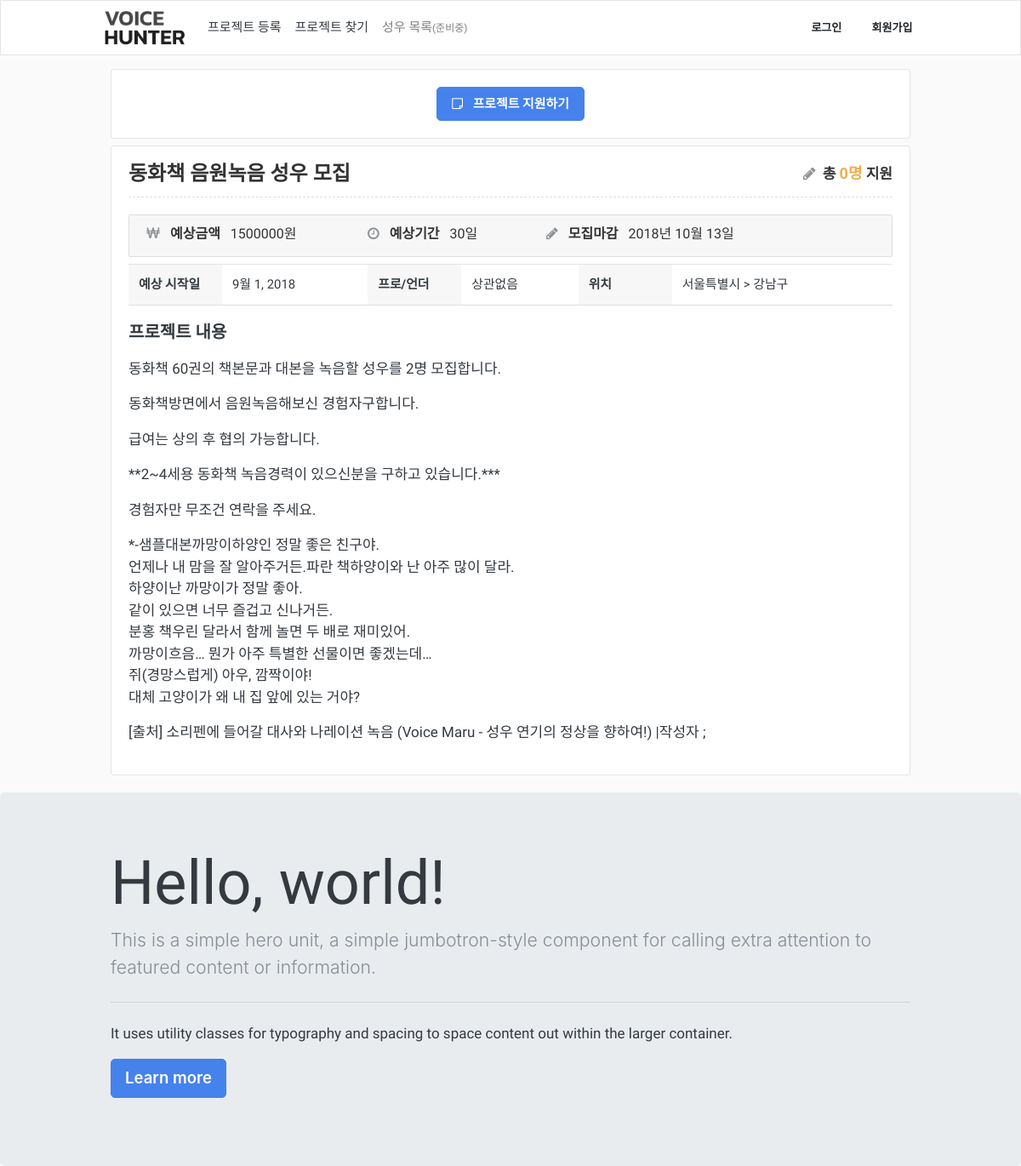
The page /2/project/2 on the database its author committed.
### App/models.py (models this page shows, shortened)
class Project(models.Model):
    class Meta:
        verbose_name_plural = "   프로젝트 테이블"
        ordering = ["-id"]
    TYPE_CHOICES = (
        ('pro', '프로'),
        ('under', '언더'),
        ('both', '상관없음')
    )
    GENDER_CHOICES = (
        ('male', '남자'),
        ('female', '여자'),
        ('both', '성별무관')
    )
    user = models.ForeignKey(User, on_delete=models.CASCADE, verbose_name='유저')
    title = models.CharField(max_length=100, verbose_name='프로젝트 명')
    type = models.CharField(max_length=10, choices=TYPE_CHOICES, verbose_name='성우타입')
    gender = models.CharField(max_length=10, choices=GENDER_CHOICES, verbose_name='성별')
    cost = models.PositiveIntegerField(verbose_name='예상금액')
    period = models.PositiveIntegerField(verbose_name='예상기간')
    deadline = models.DateField(verbose_name='마감기간')
    contant = models.TextField(verbose_name='프로젝트 내용')
    start_at = models.DateField(verbose_name='예상 시작일')
    gugun = models.ForeignKey(Gugun, on_delete=models.CASCADE, verbose_name='위치')
    created_at = models.DateTimeField(auto_now_add=True, verbose_name='등록일자')

class Gugun(models.Model):
    class Meta:
        verbose_name_plural = " 구/군 테이블"
    sido = models.ForeignKey(Sido, on_delete=models.CASCADE, verbose_name='시/도')
    gugun = models.CharField(max_length=10, verbose_name='구/군')
    def __str__(self):
        return str(self.gugun)

class Sido(models.Model):
    class Meta:
        verbose_name_plural = " 시/도 테이블"
    sido = models.CharField(max_length=10, verbose_name='시/도')
    def __str__(self):
        return str(self.sido)

### App/views.py (the view)
# urls.py: path('/project/<int:pk>', ProjectDetailPage, name='detail-projects'),
def ProjectDetailPage(request, pk, lang='ko'):
    translation.activate(lang)
    project = Project.objects.get(pk=pk)
    item = {}
    item['project'] = project
    item['apply'] = len(ProjectApply.objects.filter(project=project))
    item['tags'] = ProjectTag.objects.filter(project=project)[:6]
    return render(request, 'ProjectDetail/ProjectDetailPage.html', {
        'lang': lang,
        'item':item,
    })

### templates/ProjectDetail/ProjectDetailPage.html
{% extends "Base/Base.html" %}
{% load static %}
{% load humanize %}
{% block content %}
<link rel="stylesheet" type="text/css" href="{% static 'ProjectDetail/css/style.css' %}">
<div class="container">
	{% include './Apply.html' %}
	<div class="row mt-1">
		<div class="col-12">
			<div class="card item bg-light mb-1">
				<div class="card-body">
					<div class="header-text project-detail-header">
						<span>{{ item.project.title }}</span>
						<span class="applicant-count pull-right">
							<i class="fa fa-pencil mr-1" style="margin-right: 5px;"></i>
							총 <span class="applicant-num">{{ item.apply }}명</span> 지원
						</span>
					</div>
					<div class="summary">
						<div class="project-detail-basic-info">
							<div class="budget">
								<strong class="mr-2">
									<i class="fa fa-krw"></i>
									<span class="title">예상금액 </span>
								</strong>
								{{ item.project.cost|intcomma }}원
							</div>
							<div class="term">
								<strong class="mr-2">
									<i class="fa fa-clock-o"></i>
									<span class="title">예상기간 </span>
								</strong>
								{{ item.project.period }}일
							</div>
							<div class="deadline">
								<strong class="mr-2">
									<i class="fa fa-pencil"></i>
									<span class="title">모집마감</span>
								</strong>
								{{ item.project.deadline|date:"Y년 m월 d일" }}
							</div>
						</div>
						<table class="table w-100 mt-2">
							<tbody>
								<tr>
									<th>예상 시작일</th>
									<td>{{ item.project.start_at }}</td>
									<th>프로/언더</th>
									<td>{{ item.project.get_type_display }}</td>
									<th>위치</th>
									<td>{{ item.project.gugun.sido }} > {{ item.project.gugun }}</td>
								</tr>
							</tbody>
						</table>
						<div class="project-desc">
							<div class="project-desc-title mb-3">프로젝트 내용</div>
							{{ item.project.contant|linebreaks }}
						</div>
					</div>
				</div>
			</div>
		</div>
	</div>
</div>
{% endblock%}

### static/Base/css/style.css (style rules this page uses)
body, .navbar-fixed-top, .navbar-fixed-bottom { min-width: 970px; background:rgb(250,250,250); font-family: "Nanum Gothic", "Apple SD Gothic Neo", "맑은 고딕", "Malgun Gothic", AppleGothic, 돋움, Dotum, Helvetica, Arial, sans-serif; }
p { font-family: "Nanum Gothic"; }
.container { width: 970px; max-width: none !important; }
i { color: rgb(143, 146, 149); margin-right: 8px; }

### static/ProjectDetail/css/style.css (style rules this page uses)
.project-detail-header { margin-top: 0px; line-height: 24px; font-size: 24px; font-weight: bold; color: #333; }
.applicant-count { font-size: 17px; }
.applicant-num { color: rgb(240, 173, 78); font-weight: 600; font-size: 18px; }
.summary { margin-top: 15px; border-top: 1px #dedede dashed; }
.summary .project-detail-basic-info { margin-top: 20px; padding-left: 20px; background: rgb(247,247,247); border: 1px solid rgb(222,222,222); border-radius: 2px; padding-top: 3px; padding-bottom: 3px; line-height: 38px; font-size: 16px; height: 50px; }
.summary .project-detail-basic-info .budget { min-width: 260px; float: left; color: #333; }
.summary .project-detail-basic-info .term { min-width: 210px; float: left; color: #333; }
.summary .project-detail-basic-info .deadline { float: left; color: #333; }
.table { border-bottom: 1px solid rgb(222,222,222) !important; }
.table th { background: rgb(247,247,247); width: 110px; }
.project-desc-title { font-size: 20px; font-weight: 600; }

### rows shown on the page
Project: project "동화책 음원녹음 성우 모집", project.cost "1500000", project.period "30", project.deadline "2018년 10월 13일", project.start_at "9월 1, 2018", project.type "상관없음", project.gugun.sido "서울특별시", project.gugun "강남구", project.contant "동화책 60권의 책본문과 대본을 녹음할 성우를 2명 모집합니다. 동화책방면에서 음원녹음해보신 경험자구합니다. 급여는 상의 후 협의 가능합니다. **2~4세용 동화책 녹음경력이 있으신분을 구하고 있습니다.*** 경험자만 무조건 연락을 주세요. *-샘플대본까망이하양인 정말 좋은 친구야. 언제나 내 맘을 잘 알아주거든.파란 책하양이와 난 아주 많이 달라. 하양이난 까망이가 정말 좋아. 같이 있으면 너무 즐겁고 신나거든. 분홍 책우린 달라서 함께 놀면 두 배로 재미있어. 까망이흐음… 뭔가 아주 특별한 선물이면 좋겠는데… 쥐(경망스럽게) 아우, 깜짝이야! 대체 고양이가 왜 내 집 앞에 있는 거야? [출처] 소리펜에 들어갈 대사와 나레이션 녹음 (Voice Maru - 성우 연기의 정상을 향하여!) |작성자 ;"

### other values the page prints
{{ item.apply }} "0"
